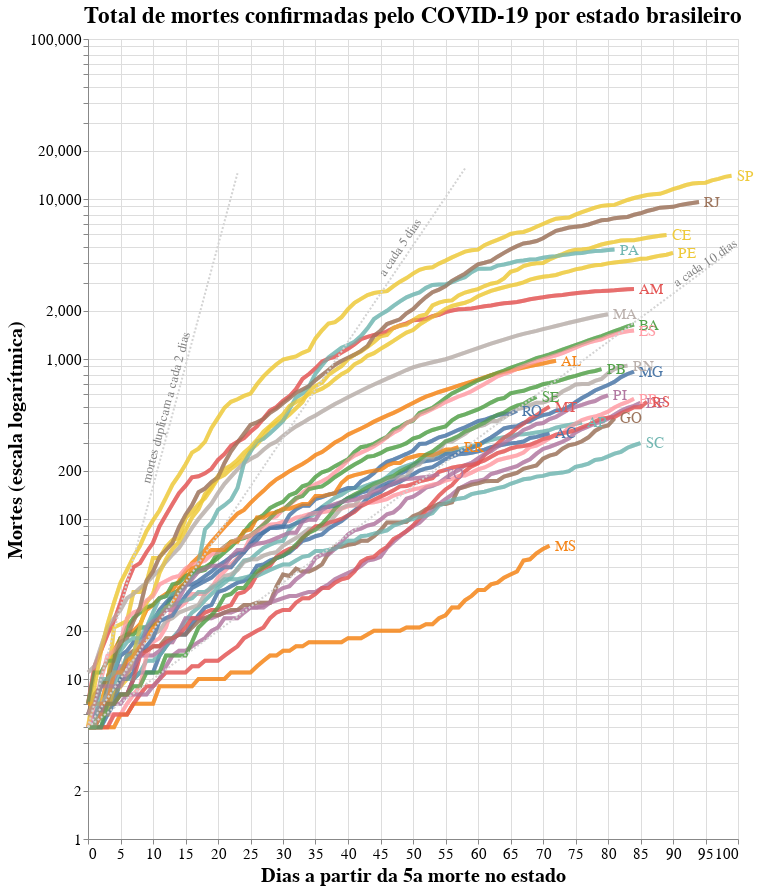

The cell this chart's notebook holds for it:
### Code cell
import altair as alt

# Selection tool
selection = alt.selection_single(fields=['state'])
# Color change when clicked
color = alt.condition(selection,
                    alt.Color('state:N'),
                    alt.value('lightgray'))


# Base altair plot 
base = alt.Chart(deaths_long, title="Total de mortes confirmadas pelo COVID-19 por estado brasileiro").mark_line(strokeWidth=4, opacity=0.7).encode(
    x=alt.X('Day'),
    y=alt.Y('Deaths', scale=alt.Scale(type='log')),
    color=alt.Color('state', legend=None),
)

# Chart
chart = base.encode(
  color=alt.condition(selection, 'state:N', alt.value('lightgray')),
  tooltip=[alt.Tooltip('state:N', title = 'Estado'), alt.Tooltip('yearmonthdate(Date):N', title = 'Data', format = '%d/%m/%Y'), alt.Tooltip('Deaths:N', title = 'Mortes')]
).add_selection(
  selection
)

# Overlay
overlay = base.encode(
  color='state',
  opacity=alt.value(0.5),
).transform_filter(
  selection
)

# Text labels
text = base.mark_text(
    align='left',
    dx=5,
    size=15
).encode(
    x=alt.X('Day', aggregate='max',  axis=alt.Axis(title='Dias a partir da 5a morte no estado')),
    y=alt.Y('Deaths', aggregate={'argmax': 'Day'}, axis=alt.Axis(title='Mortes (escala logarítmica)')),
    text='state'
).transform_filter(
    selection
)

# Add doubling line

## Death doubles every 2 days
j = 0
for i in range(0,deaths_long.Day.max()):
    if 5*pow(2,(i/2)) < deaths_long.Deaths.max():
      j = i+2

source2 = alt.sequence(start=0, stop=j, step=1, as_='x')

double2 = alt.Chart(source2).mark_line(strokeDash=[2,2]).transform_calculate(
    double2='5*pow(2,(datum.x/2))'
).transform_fold(
    ['double2']
).encode(
    x='x:Q',
    y='value:Q',
    color=alt.value('lightgray')
)

text2 = alt.Chart({'values':[{'x': 12, 'y': 500}]}).mark_text(
    text='mortes duplicam a cada 2 dias', angle=285,
    size=13,
    color = 'gray'
).encode(
    x='x:Q', y='y:Q'
)

## Death doubles every 5 days
j = 0
for i in range(0,deaths_long.Day.max()):
    if 5*pow(2,(i/5)) < deaths_long.Deaths.max():
      j = i+2

source5 = alt.sequence(start=0, stop=j, step=1, as_='x')

double5 = alt.Chart(source5).mark_line(strokeDash=[2,2]).transform_calculate(
    double5='5*pow(2,(datum.x/5))'
).transform_fold(
    ['double5']
).encode(
    x='x:Q',
    y='value:Q',
    color=alt.value('lightgray')
)

text5 = alt.Chart({'values':[{'x': 48, 'y': 5000}]}).mark_text(
    text='a cada 5 dias', angle=304,
    size=13,
    color = 'gray'
).encode(
    x='x:Q', y='y:Q'
)

## Death doubles every 10 days
j = 0
for i in range(0,deaths_long.Day.max()):
    if 5*pow(2,(i/10)) < deaths_long.Deaths.max():
      j = i+2

source10 = alt.sequence(start=0, stop=j, step=1, as_='x')

double10 = alt.Chart(source10).mark_line(strokeDash=[2,2]).transform_calculate(
    double10='5*pow(2,(datum.x/10))'
).transform_fold(
    ['double10']
).encode(
    x='x:Q',
    y='value:Q',
    color=alt.value('lightgray')
)

text10 = alt.Chart({'values':[{'x': 95, 'y': 4000}]}).mark_text(
    text='a cada 10 dias', angle=326,
    size=13,
    color = 'gray'
).encode(
    x='x:Q', y='y:Q'
)

# Sum it all up
alt.layer(chart, overlay, text, double2, double5, double10, text2, text5, text10).configure_axis(
    labelFontSize=15,
    titleFontSize=20
).configure_title(
    fontSize=23
).properties(
    width=650,
    height=800
)


# Sum em up!
#chart + overlay + text

### Figure 1 — Vega-Lite specification as saved in the notebook (floating-point values rounded to 4 significant figures; data arrays with more than 128 entries replaced by an {"elided": "..."} marker saying what was removed)
{"config": {"view": {"continuousWidth": 400, "continuousHeight": 300}, "axis": {"labelFontSize": 15, "titleFontSize": 20}, "title": {"fontSize": 23}}, "layer": [{"data": {"name": "data-b0b02d7f3c95103333f6244b87e0b477"}, "mark": {"type": "line", "opacity": 0.7, "strokeWidth": 4}, "encoding": {"color": {"condition": {"type": "nominal", "field": "state", "selection": "selector007"}, "value": "lightgray"}, "tooltip": [{"type": "nominal", "field": "state", "title": "Estado"}, {"type": "nominal", "field": "Date", "format": "%d/%m/%Y", "timeUnit": "yearmonthdate", "title": "Data"}, {"type": "nominal", "field": "Deaths", "title": "Mortes"}], "x": {"type": "quantitative", "field": "Day"}, "y": {"type": "quantitative", "field": "Deaths", "scale": {"type": "log"}}}, "selection": {"selector007": {"type": "single", "fields": ["state"]}}, "title": "Total de mortes confirmadas pelo COVID-19 por estado brasileiro"}, {"data": {"name": "data-b0b02d7f3c95103333f6244b87e0b477"}, "mark": {"type": "line", "opacity": 0.7, "strokeWidth": 4}, "encoding": {"color": {"type": "nominal", "field": "state"}, "opacity": {"value": 0.5}, "x": {"type": "quantitative", "field": "Day"}, "y": {"type": "quantitative", "field": "Deaths", "scale": {"type": "log"}}}, "title": "Total de mortes confirmadas pelo COVID-19 por estado brasileiro", "transform": [{"filter": {"selection": "selector007"}}]}, {"data": {"name": "data-b0b02d7f3c95103333f6244b87e0b477"}, "mark": {"type": "text", "align": "left", "dx": 5, "size": 15}, "encoding": {"color": {"type": "nominal", "field": "state", "legend": null}, "text": {"type": "nominal", "field": "state"}, "x": {"type": "quantitative", "aggregate": "max", "axis": {"title": "Dias a partir da 5a morte no estado"}, "field": "Day"}, "y": {"type": "quantitative", "aggregate": {"argmax": "Day"}, "axis": {"title": "Mortes (escala logarítmica)"}, "field": "Deaths"}}, "title": "Total de mortes confirmadas pelo COVID-19 por estado brasileiro", "transform": [{"filter": {"selection": "selector007"}}]}, {"data": {"sequence": {"start": 0, "stop": 24, "step": 1, "as": "x"}}, "mark": {"type": "line", "strokeDash": [2, 2]}, "encoding": {"color": {"value": "lightgray"}, "x": {"type": "quantitative", "field": "x"}, "y": {"type": "quantitative", "field": "value"}}, "transform": [{"calculate": "5*pow(2,(datum.x/2))", "as": "double2"}, {"fold": ["double2"]}]}, {"data": {"sequence": {"start": 0, "stop": 59, "step": 1, "as": "x"}}, "mark": {"type": "line", "strokeDash": [2, 2]}, "encoding": {"color": {"value": "lightgray"}, "x": {"type": "quantitative", "field": "x"}, "y": {"type": "quantitative", "field": "value"}}, "transform": [{"calculate": "5*pow(2,(datum.x/5))", "as": "double5"}, {"fold": ["double5"]}]}, {"data": {"sequence": {"start": 0, "stop": 100, "step": 1, "as": "x"}}, "mark": {"type": "line", "strokeDash": [2, 2]}, "encoding": {"color": {"value": "lightgray"}, "x": {"type": "quantitative", "field": "x"}, "y": {"type": "quantitative", "field": "value"}}, "transform": [{"calculate": "5*pow(2,(datum.x/10))", "as": "double10"}, {"fold": ["double10"]}]}, {"data": {"name": "data-a6fb37e0fe81e307be8367838186da47"}, "mark": {"type": "text", "angle": 285, "color": "gray", "size": 13, "text": "mortes duplicam a cada 2 dias"}, "encoding": {"x": {"type": "quantitative", "field": "x"}, "y": {"type": "quantitative", "field": "y"}}}, {"data": {"name": "data-99ec23d274e027fdbdb4f5bbd27c6d74"}, "mark": {"type": "text", "angle": 304, "color": "gray", "size": 13, "text": "a cada 5 dias"}, "encoding": {"x": {"type": "quantitative", "field": "x"}, "y": {"type": "quantitative", "field": "y"}}}, {"data": {"name": "data-38fdf78bc9bba60f88cb7b830c133810"}, "mark": {"type": "text", "angle": 326, "color": "gray", "size": 13, "text": "a cada 10 dias"}, "encoding": {"x": {"type": "quantitative", "field": "x"}, "y": {"type": "quantitative", "field": "y"}}}], "height": 800, "width": 650, "$schema": "https://vega.github.io/schema/vega-lite/v4.8.1.json", "datasets": {"data-b0b02d7f3c95103333f6244b87e0b477": {"elided": "2166 records"}, "data-a6fb37e0fe81e307be8367838186da47": [{"x": 12, "y": 500}], "data-99ec23d274e027fdbdb4f5bbd27c6d74": [{"x": 48, "y": 5000}], "data-38fdf78bc9bba60f88cb7b830c133810": [{"x": 95, "y": 4000}]}}
